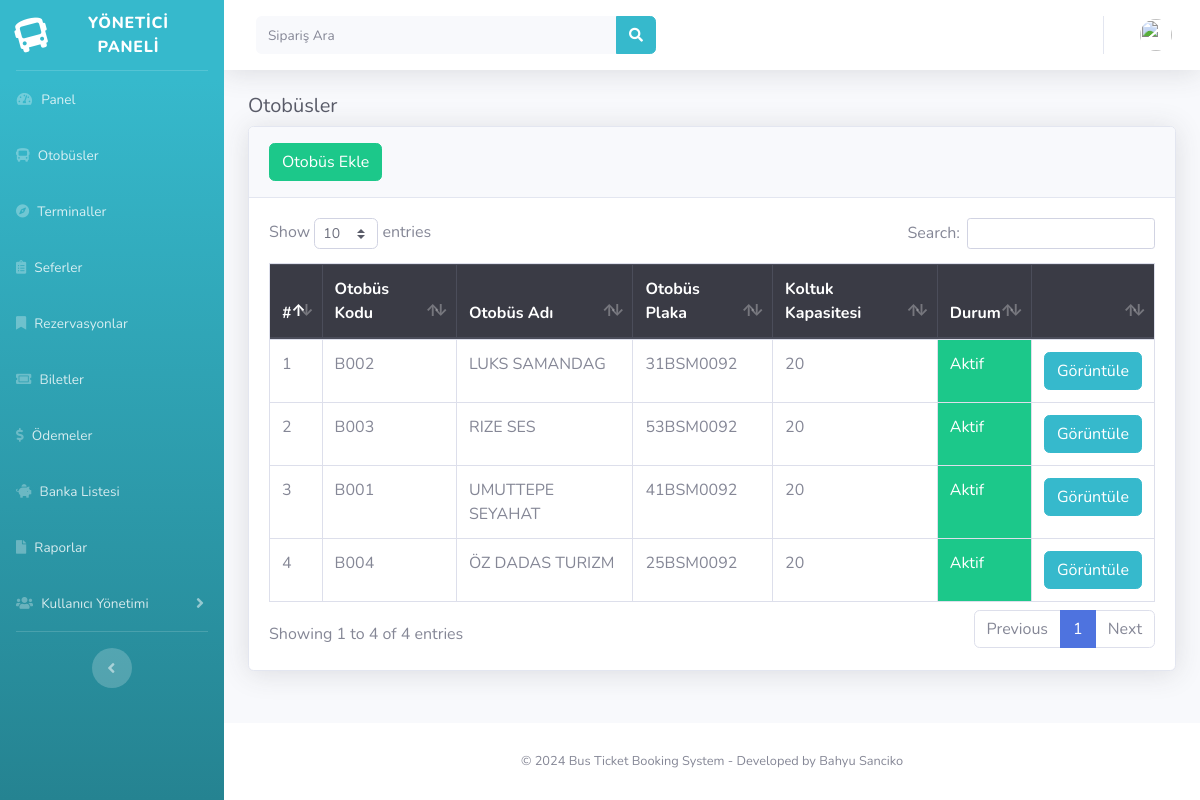
Screenshot of /index.php/backend/otobus with the database file from the repository.
### tables this page shows
CREATE TABLE `otobus` (
  `kd_otobus` varchar(50) NOT NULL,
  `isim_otobus` varchar(50) DEFAULT NULL,
  `plaka_otobus` varchar(50) DEFAULT NULL,
  `kapasite_otobus` int(13) DEFAULT NULL,
  `durum_otobus` int(1) DEFAULT NULL,
  `aciklama_otobus` varchar(50) DEFAULT NULL
);

### application/controllers/backend/Otobus.php (called while the page is built, shortened)
<?php
class Otobus extends CI_Controller {
	function __construct(){
		$this->load->model('getkod_model');
	}
	public function index(){
	$data['title'] = "Otobus Management";
	$data['bus'] = $this->db->query("SELECT * FROM otobus ORDER BY isim_otobus asc")->result_array();
	$this->load->view('backend/otobus', $data);
	}
}

### index.php (called while the page is built, shortened)
<?php
require_once BASEPATH.'core/CodeIgniter.php';

### application/views/backend/otobus.php (the view, shortened to what this page needs)
<!DOCTYPE html>
<html lang="tr">
<head>
</head>
<body id="page-top">
  <div class="container-fluid">
    <h1 class="h5 text-gray-800">Otobüsler</h1>
    <div class="card shadow mb-4">
      <div class="card-header py-3">
        <button type="button" class="btn btn-success pull-right" data-toggle="modal" data-target="#ModalTujuan">
          Otobüs Ekle
        </button>
      </div>
      <div class="card-body">
        <div class="table-responsive">
          <table class="table table-bordered table-hover" id="dataTable" width="100%" cellspacing="0">
            <thead class="thead-dark">
              <tr>
                <th>#</th>
                <th>Otobüs Kodu</th>
                <th>Otobüs Adı</th>
                <th>Otobüs Plaka</th>
                <th>Koltuk Kapasitesi</th>
                <th>Durum</th>
                <th></th>
              </tr>
            </thead>
            <tbody>
              <?php $i = 1;
              foreach ($bus as $row) { ?>
                <tr>
                  <td>
                    <?= $i++; ?>
                  </td>
                  <td>
                    <?= strtoupper($row['kd_otobus']); ?>
                  </td>
                  <td>
                    <?= strtoupper($row['isim_otobus']); ?>
                  </td>
                  <td>
                    <?= strtoupper($row['plaka_otobus']); ?>
                  </td>
                  <td>
                    <?= $row['kapasite_otobus'] ?>
                  </td>
                  <?php if ($row['durum_otobus'] == '1') { ?>
                    <td class="btn-success"> Aktif</td>
                  <?php } else { ?>
                    <td class="btn-danger">Pasif</td>
                  <?php } ?>
                  <td align="center"><a href="<?= base_url('backend/otobus/viewbus/' . $row['kd_otobus']) ?>"
                      class="btn btn btn-info">Görüntüle</a></a>
                  </td>
                </tr>
              <?php } ?>
            </tbody>
          </table>
        </div>
      </div>
    </div>
  </div>
  </div>
</body>
</html>

### rows the page displays
otobus: kd_otobus "B002", isim_otobus "LUKS SAMANDAG", plaka_otobus "31BSM0092", kapasite_otobus "20", durum_otobus "Aktif"
otobus: kd_otobus "B003", isim_otobus "RIZE SES", plaka_otobus "53BSM0092", kapasite_otobus "20", durum_otobus "Aktif"
otobus: kd_otobus "B001", isim_otobus "UMUTTEPE SEYAHAT", plaka_otobus "41BSM0092", kapasite_otobus "20", durum_otobus "Aktif"
otobus: kd_otobus "B004", isim_otobus "ÖZ DADAS TURIZM", plaka_otobus "25BSM0092", kapasite_otobus "20", durum_otobus "Aktif"
